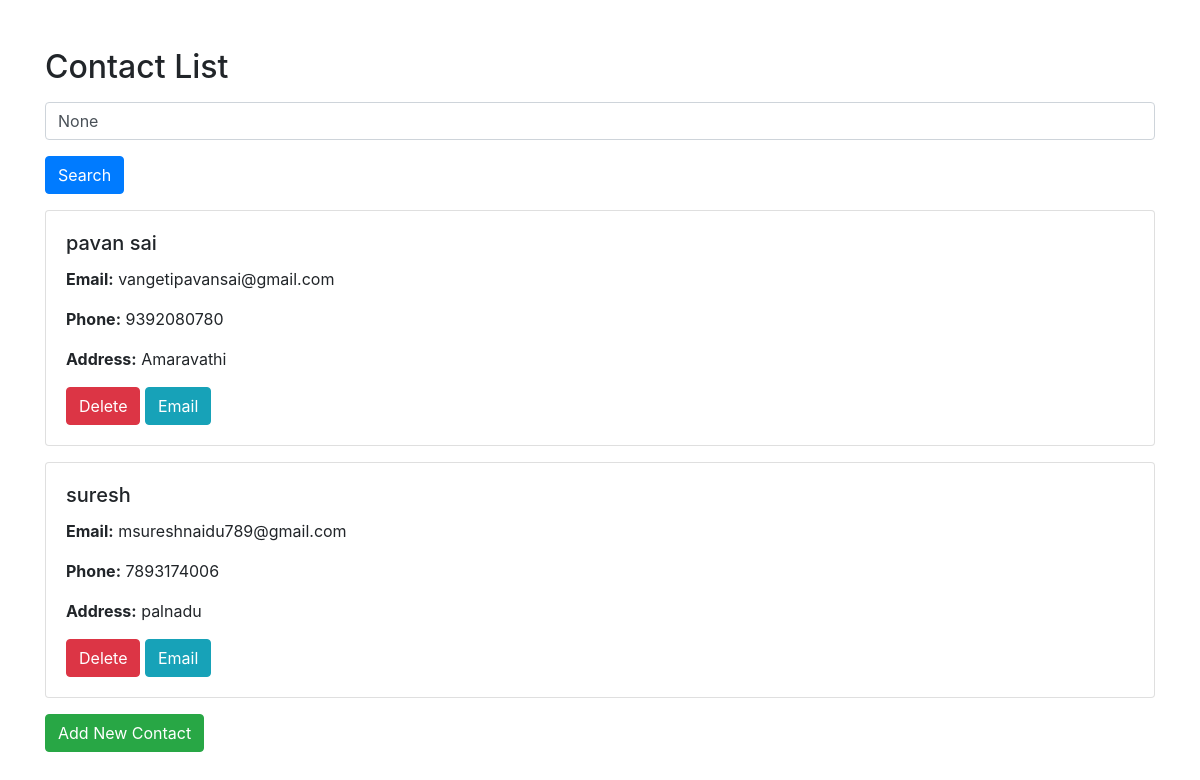
Screenshot of /contact_list/ with the database file from the repository.
### adminapp/models.py (models this page shows, shortened)
class Contact(models.Model):
    name = models.CharField(max_length=100)
    email = models.EmailField()
    phone_number = models.CharField(max_length=15)
    address = models.TextField()

### adminapp/views.py (the view)
# urls.py: path('contact_list/', views.contact_list, name='contact_list'),
def contact_list(request):
    query = request.GET.get('q')
    contacts = Contact.objects.filter(name__icontains=query) | Contact.objects.filter(email__icontains=query) if query else Contact.objects.all()
    return render(request, 'adminapp/contact_list.html', {'contacts': contacts, 'query': query})

### templates/adminapp/contact_list.html (shortened to what this page needs)
<!DOCTYPE html>
<html>
<head>
    <link rel="stylesheet" href="https://stackpath.bootstrapcdn.com/bootstrap/4.5.2/css/bootstrap.min.css">
</head>
<body>
<div class="container mt-5">
    <h2>Contact List</h2>
    <form method="get" action="">
        <input type="text" name="q" placeholder="Search by name or email" class="form-control my-3" value="{{ query }}">
        <button type="submit" class="btn btn-primary">Search</button>
    </form>
    {% for contact in contacts %}
    <div class="card my-3">
        <div class="card-body">
            <h5 class="card-title">{{ contact.name }}</h5>
            <p><strong>Email:</strong> {{ contact.email }}</p>
            <p><strong>Phone:</strong> {{ contact.phone_number }}</p>
            <p><strong>Address:</strong> {{ contact.address }}</p>
            <a href="{% url 'delete_contact' contact.pk %}" class="btn btn-danger">Delete</a>
            <a href="{% url 'send_contact_email' contact.pk %}" class="btn btn-info">Email</a>
        </div>
    </div>
    {% empty %}
    <p>No contacts found.</p>
    {% endfor %}
    <a href="{% url 'add_contact' %}" class="btn btn-success">Add New Contact</a>
</div>
</body>
</html>

### rows the page displays
Contact: name "pavan sai", email "vangetipavansai@gmail.com", phone_number "9392080780", address "Amaravathi"
Contact: name "suresh", email "msureshnaidu789@gmail.com", phone_number "7893174006", address "palnadu"
